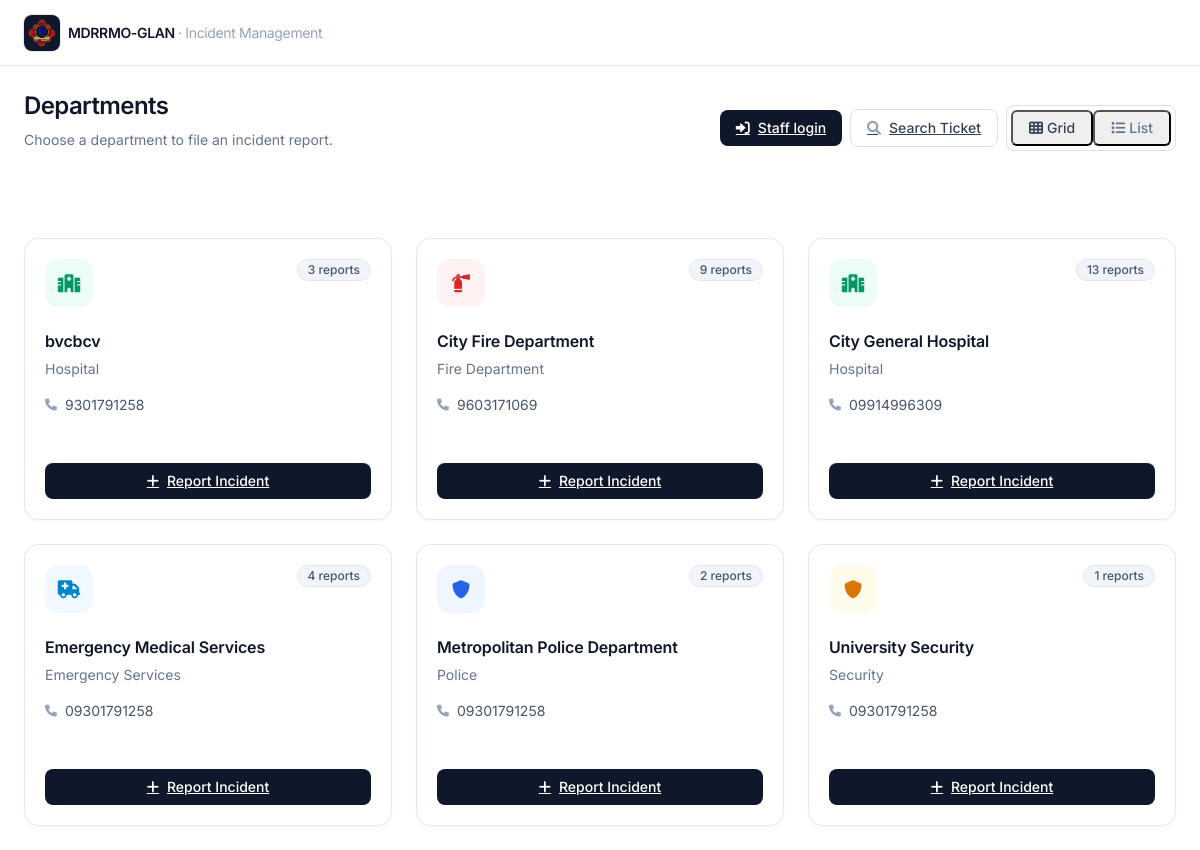
The app's page /dashboard/responder.php with its own data.
### tables this page shows
CREATE TABLE IF NOT EXISTS `organizations` (
  `id` int NOT NULL AUTO_INCREMENT,
  `org_name` varchar(255) NOT NULL,
  `org_type` enum('Hospital','Police','Fire Department','Security','Emergency Services') NOT NULL,
  `contact_number` varchar(20) DEFAULT NULL,
  `address` text,
  `latitude` decimal(10,8) DEFAULT NULL,
  `longitude` decimal(11,8) DEFAULT NULL,
  `logo_path` varchar(512) DEFAULT NULL,
  `created_at` timestamp NULL DEFAULT CURRENT_TIMESTAMP,
  PRIMARY KEY (`id`)
);

### config/config.php (called while the page is built, shortened)
<?php
function is_logged_in()
{
    return isset($_SESSION['user_id']) && isset($_SESSION['user_role']);
}
?>

### dashboard/responder.php (the view, shortened to what this page needs)
<?php
require_once '../config/config.php';
$database = new Database();
$db = $database->getConnection();
$is_member = is_logged_in() && isset($_SESSION['user_role']) && $_SESSION['user_role'] === 'Organization Member';
include '../views/header.php';
$query = "SELECT o.*, COUNT(ir.id) as report_count
          FROM organizations o
          LEFT JOIN incident_reports ir ON o.id = ir.organization_id
          GROUP BY o.id
          ORDER BY o.org_name";
$stmt = $db->prepare($query);
$stmt->execute();
$organizations = $stmt->fetchAll();
?>
<div class="container-fluid main-content">
    <div class="max-w-7xl mx-auto">
        <div class="flex flex-col sm:flex-row sm:items-center sm:justify-between gap-3 pb-5 mb-6 border-b border-slate-200">
            <div class="flex items-start gap-4">
                <div>
                <h1 class="text-2xl font-semibold tracking-tight text-slate-900">
                    <?php echo $is_member ? 'My Assigned Issues' : 'Departments'; ?>
                </h1>
                <p class="text-sm text-slate-500 mt-1">
                    <?php echo $is_member ? 'Issues currently assigned to you across pending and resolved states.' : 'Choose a department to file an incident report.'; ?>
                </p>
                </div>
            </div>
            <div class="flex flex-wrap items-center gap-2">
                <?php if (!is_logged_in()): ?>
                    <a href="<?php echo BASE_URL; ?>auth/login.php" class="inline-flex items-center gap-2 rounded-lg bg-slate-900 px-3 py-2 text-sm font-medium text-white hover:bg-slate-800 transition">
                        <i class="fas fa-sign-in-alt"></i>Staff login
                    </a>
                <?php endif; ?>
                <a href="../reports/search.php" class="inline-flex items-center gap-2 rounded-lg border border-slate-300 bg-white px-3 py-2 text-sm font-medium text-slate-700 hover:bg-slate-50 transition">
                    <i class="fas fa-search text-slate-400"></i>Search Ticket
                </a>
                <?php if (!$is_member): ?>
                    <div class="inline-flex rounded-lg border border-slate-300 bg-white p-1">
                        <button type="button" class="active inline-flex items-center gap-1 rounded-md px-3 py-1.5 text-sm font-medium text-slate-700" id="gridViewBtn">
                            <i class="fas fa-th"></i>Grid
                        </button>
                        <button type="button" class="inline-flex items-center gap-1 rounded-md px-3 py-1.5 text-sm font-medium text-slate-500 hover:text-slate-700" id="listViewBtn">
                            <i class="fas fa-list"></i>List
                        </button>
                    </div>
                <?php endif; ?>
            </div>
        </div>
            <?php if (!$is_member): ?>
            <div class="grid grid-cols-1 sm:grid-cols-2 lg:grid-cols-3 gap-4" id="departmentsGrid">
                <?php foreach ($organizations as $org): ?>
                    <?php
                    $icon_class = '';
                    $icon_bg = '';
                    switch ($org['org_type']) {
                        case 'Hospital':           $icon_class = 'fas fa-hospital';          $icon_bg = 'bg-emerald-50 text-emerald-600'; break;
                        case 'Fire Department':    $icon_class = 'fas fa-fire-extinguisher'; $icon_bg = 'bg-red-50 text-red-600'; break;
                        case 'Police':             $icon_class = 'fas fa-shield-alt';        $icon_bg = 'bg-blue-50 text-blue-600'; break;
                        case 'Emergency Services': $icon_class = 'fas fa-ambulance';         $icon_bg = 'bg-sky-50 text-sky-600'; break;
                        case 'Security':           $icon_class = 'fas fa-shield-alt';        $icon_bg = 'bg-amber-50 text-amber-600'; break;
                    }
                    ?>
                    <div class="card group">
                        <div class="card-body">
                            <div class="flex items-start justify-between mb-4">
                                <span class="inline-flex h-12 w-12 items-center justify-center rounded-xl <?php echo $icon_bg; ?> text-lg">
                                    <i class="<?php echo $icon_class; ?>"></i>
                                </span>
                                <span class="badge bg-secondary"><?php echo $org['report_count']; ?> reports</span>
                            </div>
                            <h3 class="text-base font-semibold text-slate-900 leading-tight"><?php echo htmlspecialchars($org['org_name']); ?></h3>
                            <p class="text-sm text-slate-500 mt-0.5"><?php echo htmlspecialchars($org['org_type']); ?></p>
                            <div class="mt-3 flex items-center gap-2 text-sm text-slate-600">
                                <i class="fas fa-phone text-slate-400 text-xs"></i>
                                <span><?php echo htmlspecialchars($org['contact_number']); ?></span>
                            </div>
                            <a href="../reports/create.php?org_id=<?php echo $org['id']; ?>&redirect=departments"
                               class="mt-5 w-full inline-flex items-center justify-center gap-2 rounded-lg bg-slate-900 px-3 py-2 text-sm font-medium text-white hover:bg-slate-800 transition">
                                <i class="fas fa-plus"></i>Report Incident
                            </a>
                        </div>
                    </div>
                <?php endforeach; ?>
            </div>
            <?php endif; ?>
    </div>
</div>
<?php include '../views/footer.php'; ?>

### assets/shadcn.css (style rules this page uses)
:root, :root[data-theme='light'] { --background: #ffffff; --surface: #ffffff; --surface-muted: #f8fafc; --surface-hover: #f1f5f9; --foreground: #0f172a; --muted: #64748b; --muted-foreground: #475569; --border: #e2e8f0; --border-strong: #cbd5e1; --primary: #0f172a; --primary-foreground: #ffffff; --primary-hover: #1e293b; --ring: rgba(15, 23, 42, 0.18); --success: #16a34a; --success-soft: #dcfce7; --warning: #d97706; --warning-soft: #fef3c7; --danger: #dc2626; --danger-soft: #fee2e2; --info: #2563eb; --info-soft: #dbeafe; --secondary: #64748b; --secondary-soft: #f1f5f9; --topbar-bg: #ffffff; --topbar-fg: #0f172a; --sidebar-bg: #ffffff; --sidebar-fg: #475569; --sidebar-active-bg: #f1f5f9; --sidebar-active-fg: #0f172a; }
html, body { height: 100%; }
body { background: var(--background) !important; color: var(--foreground); font-family: 'Inter', ui-sans-serif, system-ui, -apple-system, 'Segoe UI', Roboto, sans-serif; -webkit-font-smoothing: antialiased; -moz-osx-font-smoothing: grayscale; min-height: 100vh; display: flex; flex-direction: column; }
a { color: var(--primary); }
h1, h2, h3, h4, h5, h6 { color: var(--foreground); letter-spacing: -0.01em; }
.main-content { position: relative; z-index: 1; background: var(--background); padding: 1.5rem 1.5rem !important; }
.card { background: var(--surface) !important; border: 1px solid var(--border) !important; border-radius: 0.875rem !important; box-shadow: 0 1px 2px 0 rgba(15, 23, 42, 0.04) !important; color: var(--foreground) !important; transition: box-shadow 0.15s ease, border-color 0.15s ease; }
.card-body { padding: 1.25rem !important; }
.badge { display: inline-flex !important; align-items: center !important; font-weight: 500 !important; font-size: 0.75rem !important; padding: 0.25rem 0.625rem !important; border-radius: 9999px !important; letter-spacing: 0; border: 1px solid transparent; }
.badge.bg-secondary, .bg-secondary { background: var(--secondary-soft) !important; color: var(--muted-foreground) !important; border-color: var(--border); }
.text-xs { font-size: 0.75rem; }

### records on screen
organizations: report_count "3", org_name "bvcbcv", org_type "Hospital", contact_number "9301791258"
organizations: report_count "9", org_name "City Fire Department", org_type "Fire Department", contact_number "9603171069"
organizations: report_count "13", org_name "City General Hospital", org_type "Hospital", contact_number "09914996309"
organizations: report_count "4", org_name "Emergency Medical Services", org_type "Emergency Services", contact_number "09301791258"
organizations: report_count "2", org_name "Metropolitan Police Department", org_type "Police", contact_number "09301791258"
organizations: report_count "1", org_name "University Security", org_type "Security", contact_number "09301791258"
